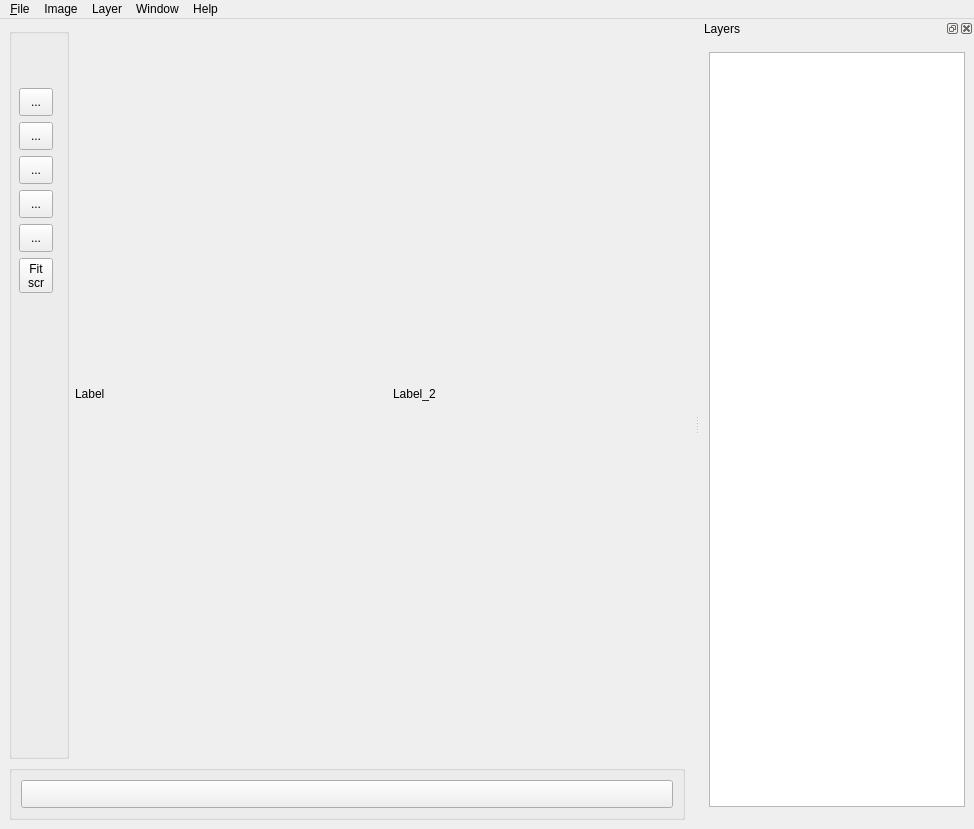
<?xml version="1.0" encoding="UTF-8"?>
<ui version="4.0">
 <class>MainWindow</class>
 <widget class="QMainWindow" name="MainWindow">
  <property name="geometry">
   <rect>
    <x>0</x>
    <y>0</y>
    <width>974</width>
    <height>829</height>
   </rect>
  </property>
  <property name="sizePolicy">
   <sizepolicy hsizetype="Preferred" vsizetype="Minimum">
    <horstretch>0</horstretch>
    <verstretch>0</verstretch>
   </sizepolicy>
  </property>
  <property name="windowTitle">
   <string>MainWindow</string>
  </property>
  <widget class="QWidget" name="centralwidget">
   <layout class="QVBoxLayout" name="verticalLayout">
    <item>
     <layout class="QHBoxLayout" name="horizontalLayout_2">
      <item>
       <widget class="QGroupBox" name="groupbox_btn">
        <property name="sizePolicy">
         <sizepolicy hsizetype="Minimum" vsizetype="Preferred">
          <horstretch>0</horstretch>
          <verstretch>0</verstretch>
         </sizepolicy>
        </property>
        <property name="minimumSize">
         <size>
          <width>60</width>
          <height>0</height>
         </size>
        </property>
        <property name="maximumSize">
         <size>
          <width>74</width>
          <height>16777215</height>
         </size>
        </property>
        <property name="title">
         <string/>
        </property>
        <property name="alignment">
         <set>Qt::AlignLeading|Qt::AlignLeft|Qt::AlignVCenter</set>
        </property>
        <widget class="QWidget" name="">
         <property name="geometry">
          <rect>
           <x>10</x>
           <y>60</y>
           <width>34</width>
           <height>205</height>
          </rect>
         </property>
         <layout class="QVBoxLayout" name="verticalLayout_3">
          <property name="sizeConstraint">
           <enum>QLayout::SetDefaultConstraint</enum>
          </property>
          <item>
           <widget class="QToolButton" name="toolButton_2">
            <property name="sizePolicy">
             <sizepolicy hsizetype="Preferred" vsizetype="Preferred">
              <horstretch>0</horstretch>
              <verstretch>0</verstretch>
             </sizepolicy>
            </property>
            <property name="toolTip">
             <string>Color Picker</string>
            </property>
            <property name="accessibleName">
             <string>colorPicker</string>
            </property>
            <property name="text">
             <string>...</string>
            </property>
            <property name="icon">
             <iconset resource="resources.qrc">
              <normaloff>:/images/resources/Eyedropper-icon.png</normaloff>:/images/resources/Eyedropper-icon.png</iconset>
            </property>
            <property name="checkable">
             <bool>true</bool>
            </property>
            <property name="autoExclusive">
             <bool>true</bool>
            </property>
           </widget>
          </item>
          <item>
           <widget class="QToolButton" name="drawFG">
            <property name="sizePolicy">
             <sizepolicy hsizetype="Preferred" vsizetype="Preferred">
              <horstretch>0</horstretch>
              <verstretch>0</verstretch>
             </sizepolicy>
            </property>
            <property name="toolTip">
             <string>Draw FG</string>
            </property>
            <property name="accessibleName">
             <string>drawFG</string>
            </property>
            <property name="text">
             <string>...</string>
            </property>
            <property name="icon">
             <iconset resource="resources.qrc">
              <normaloff>:/images/resources/new-document-file-paper-pen-writing-icone-6977-48.png</normaloff>:/images/resources/new-document-file-paper-pen-writing-icone-6977-48.png</iconset>
            </property>
            <property name="checkable">
             <bool>true</bool>
            </property>
            <property name="autoExclusive">
             <bool>true</bool>
            </property>
           </widget>
          </item>
          <item>
           <widget class="QToolButton" name="drawBG">
            <property name="sizePolicy">
             <sizepolicy hsizetype="Preferred" vsizetype="Preferred">
              <horstretch>0</horstretch>
              <verstretch>0</verstretch>
             </sizepolicy>
            </property>
            <property name="toolTip">
             <string>Draw BG</string>
            </property>
            <property name="accessibleName">
             <string>drawBG</string>
            </property>
            <property name="text">
             <string>...</string>
            </property>
            <property name="icon">
             <iconset resource="resources.qrc">
              <normaloff>:/images/resources/document-change-record-a-pen-to-write-text-icone-5220-48.png</normaloff>:/images/resources/document-change-record-a-pen-to-write-text-icone-5220-48.png</iconset>
            </property>
            <property name="checkable">
             <bool>true</bool>
            </property>
            <property name="autoExclusive">
             <bool>true</bool>
            </property>
           </widget>
          </item>
          <item>
           <widget class="QToolButton" name="rectangle">
            <property name="sizePolicy">
             <sizepolicy hsizetype="Preferred" vsizetype="Preferred">
              <horstretch>0</horstretch>
              <verstretch>0</verstretch>
             </sizepolicy>
            </property>
            <property name="toolTip">
             <string>Marquee</string>
            </property>
            <property name="whatsThis">
             <string>marquee</string>
            </property>
            <property name="accessibleName">
             <string>rectangle</string>
            </property>
            <property name="text">
             <string>...</string>
            </property>
            <property name="icon">
             <iconset resource="resources.qrc">
              <normaloff>:/images/resources/rectangle-icone-3783-48.png</normaloff>:/images/resources/rectangle-icone-3783-48.png</iconset>
            </property>
            <property name="checkable">
             <bool>true</bool>
            </property>
            <property name="autoExclusive">
             <bool>true</bool>
            </property>
           </widget>
          </item>
          <item>
           <widget class="QToolButton" name="toolButton_6">
            <property name="sizePolicy">
             <sizepolicy hsizetype="Preferred" vsizetype="Preferred">
              <horstretch>0</horstretch>
              <verstretch>0</verstretch>
             </sizepolicy>
            </property>
            <property name="toolTip">
             <string>Drag</string>
            </property>
            <property name="accessibleName">
             <string>drag</string>
            </property>
            <property name="text">
             <string>...</string>
            </property>
            <property name="icon">
             <iconset resource="resources.qrc">
              <normaloff>:/images/resources/1472056618_cursor_drag_arrow_2.png</normaloff>:/images/resources/1472056618_cursor_drag_arrow_2.png</iconset>
            </property>
            <property name="checkable">
             <bool>true</bool>
            </property>
            <property name="autoExclusive">
             <bool>true</bool>
            </property>
           </widget>
          </item>
          <item>
           <widget class="QToolButton" name="toolButton_3">
            <property name="sizePolicy">
             <sizepolicy hsizetype="Preferred" vsizetype="Preferred">
              <horstretch>0</horstretch>
              <verstretch>0</verstretch>
             </sizepolicy>
            </property>
            <property name="toolTip">
             <string>Fit screen</string>
            </property>
            <property name="text">
             <string>Fit
scr</string>
            </property>
            <property name="checkable">
             <bool>false</bool>
            </property>
           </widget>
          </item>
         </layout>
        </widget>
       </widget>
      </item>
      <item>
       <widget class="QLabel" name="label">
        <property name="sizePolicy">
         <sizepolicy hsizetype="Preferred" vsizetype="Preferred">
          <horstretch>3</horstretch>
          <verstretch>0</verstretch>
         </sizepolicy>
        </property>
        <property name="contextMenuPolicy">
         <enum>Qt::CustomContextMenu</enum>
        </property>
        <property name="frameShape">
         <enum>QFrame::NoFrame</enum>
        </property>
        <property name="text">
         <string>Label</string>
        </property>
        <property name="margin">
         <number>0</number>
        </property>
       </widget>
      </item>
      <item>
       <spacer name="verticalSpacer">
        <property name="orientation">
         <enum>Qt::Vertical</enum>
        </property>
        <property name="sizeHint" stdset="0">
         <size>
          <width>20</width>
          <height>40</height>
         </size>
        </property>
       </spacer>
      </item>
      <item>
       <widget class="QLabel" name="label_2">
        <property name="sizePolicy">
         <sizepolicy hsizetype="Preferred" vsizetype="Preferred">
          <horstretch>3</horstretch>
          <verstretch>0</verstretch>
         </sizepolicy>
        </property>
        <property name="text">
         <string>Label_2</string>
        </property>
       </widget>
      </item>
     </layout>
    </item>
    <item>
     <widget class="QGroupBox" name="groupBox">
      <property name="sizePolicy">
       <sizepolicy hsizetype="Preferred" vsizetype="Minimum">
        <horstretch>0</horstretch>
        <verstretch>0</verstretch>
       </sizepolicy>
      </property>
      <property name="title">
       <string/>
      </property>
      <layout class="QHBoxLayout" name="horizontalLayout">
       <item>
        <widget class="QPushButton" name="pushButton_2">
         <property name="minimumSize">
          <size>
           <width>93</width>
           <height>28</height>
          </size>
         </property>
         <property name="focusPolicy">
          <enum>Qt::WheelFocus</enum>
         </property>
         <property name="accessibleName">
          <string>Preview</string>
         </property>
         <property name="text">
          <string/>
         </property>
        </widget>
       </item>
      </layout>
     </widget>
    </item>
   </layout>
  </widget>
  <widget class="QMenuBar" name="menuBar">
   <property name="geometry">
    <rect>
     <x>0</x>
     <y>0</y>
     <width>974</width>
     <height>26</height>
    </rect>
   </property>
   <widget class="QMenu" name="menu_File">
    <property name="title">
     <string>&amp;File</string>
    </property>
    <widget class="QMenu" name="menuOpen_recent">
     <property name="title">
      <string>Open recent</string>
     </property>
     <addaction name="actionSub"/>
    </widget>
    <widget class="QMenu" name="menuOpen_hald">
     <property name="title">
      <string>Open Hald Image</string>
     </property>
     <addaction name="actionHald_from_file"/>
     <addaction name="actionHald_identity"/>
    </widget>
    <addaction name="actionOpen"/>
    <addaction name="actionSave"/>
    <addaction name="menuOpen_recent"/>
    <addaction name="actionClose"/>
    <addaction name="separator"/>
    <addaction name="menuOpen_hald"/>
    <addaction name="actionSave_Hald_Cube"/>
   </widget>
   <widget class="QMenu" name="menuWindow">
    <property name="title">
     <string>Window</string>
    </property>
    <addaction name="actionShow_hide_right_window_3"/>
    <addaction name="separator"/>
    <addaction name="actionDiaporama"/>
   </widget>
   <widget class="QMenu" name="menuImage">
    <property name="title">
     <string>Image</string>
    </property>
    <widget class="QMenu" name="menuColor_settings">
     <property name="title">
      <string>Color settings</string>
     </property>
     <widget class="QMenu" name="menuAssign_profile">
      <property name="title">
       <string>Assign profile</string>
      </property>
      <addaction name="actionProfile_1"/>
     </widget>
     <addaction name="menuAssign_profile"/>
     <addaction name="actionColor_manage"/>
     <addaction name="actionWorking_profile"/>
    </widget>
    <widget class="QMenu" name="menuRating">
     <property name="title">
      <string>Rating</string>
     </property>
     <addaction name="action0"/>
     <addaction name="action1"/>
     <addaction name="action2"/>
     <addaction name="action3"/>
     <addaction name="action4"/>
     <addaction name="action5"/>
    </widget>
    <addaction name="menuColor_settings"/>
    <addaction name="actionImage_info"/>
    <addaction name="actionSnap"/>
    <addaction name="menuRating"/>
   </widget>
   <widget class="QMenu" name="menuLayer">
    <property name="title">
     <string>Layer</string>
    </property>
    <widget class="QMenu" name="menuNew_adjustment_layer">
     <property name="title">
      <string>New adjustment layer</string>
     </property>
     <addaction name="actionBrightness_Contrast"/>
     <addaction name="actionCurves_HSpB"/>
     <addaction name="actionCurves_Lab"/>
     <addaction name="actionFilter"/>
     <addaction name="separator"/>
     <addaction name="action3D_LUT_HSB"/>
     <addaction name="action3D_LUT"/>
     <addaction name="actionColor_Temperature"/>
    </widget>
    <addaction name="menuNew_adjustment_layer"/>
    <addaction name="actionNew_segmentation_layer"/>
    <addaction name="actionSave_Layer_Stack"/>
    <addaction name="actionLoad_Layer_Stack"/>
    <addaction name="actionLoad_3D_LUT"/>
    <addaction name="actionSave_Layer_Stack_as_LUT_Cube"/>
   </widget>
   <widget class="QMenu" name="menuHelp">
    <property name="title">
     <string>Help</string>
    </property>
    <addaction name="actionBlue_help"/>
   </widget>
   <addaction name="menu_File"/>
   <addaction name="menuImage"/>
   <addaction name="menuLayer"/>
   <addaction name="menuWindow"/>
   <addaction name="menuHelp"/>
  </widget>
  <widget class="QDockWidget" name="dockWidget">
   <property name="minimumSize">
    <size>
     <width>213</width>
     <height>135</height>
    </size>
   </property>
   <property name="maximumSize">
    <size>
     <width>524287</width>
     <height>803</height>
    </size>
   </property>
   <property name="windowTitle">
    <string>Layers</string>
   </property>
   <attribute name="dockWidgetArea">
    <number>2</number>
   </attribute>
   <widget class="QWidget" name="dockWidgetContents">
    <layout class="QVBoxLayout" name="verticalLayout_2">
     <item>
      <widget class="QLayerView" name="tableView">
       <property name="maximumSize">
        <size>
         <width>16777215</width>
         <height>755</height>
        </size>
       </property>
      </widget>
     </item>
    </layout>
   </widget>
  </widget>
  <action name="actionOpen">
   <property name="text">
    <string>Open</string>
   </property>
  </action>
  <action name="actionSave">
   <property name="enabled">
    <bool>false</bool>
   </property>
   <property name="text">
    <string>Save</string>
   </property>
  </action>
  <action name="actionSub">
   <property name="text">
    <string>sub</string>
   </property>
  </action>
  <action name="actionShow_hide_right_window_3">
   <property name="text">
    <string>show/hide right window</string>
   </property>
  </action>
  <action name="actionShow_hide_right_window">
   <property name="text">
    <string>show/hide right window</string>
   </property>
  </action>
  <action name="actionDiaporama">
   <property name="text">
    <string>diaporama</string>
   </property>
  </action>
  <action name="actionProfile_1">
   <property name="text">
    <string>profile_1</string>
   </property>
  </action>
  <action name="actionImage_info">
   <property name="text">
    <string>Image info</string>
   </property>
  </action>
  <action name="actionBrightness_Contrast">
   <property name="text">
    <string>Curves RGB</string>
   </property>
  </action>
  <action name="action3D_LUT">
   <property name="text">
    <string>3D LUT HSpB</string>
   </property>
  </action>
  <action name="actionColor_manage">
   <property name="checkable">
    <bool>true</bool>
   </property>
   <property name="checked">
    <bool>true</bool>
   </property>
   <property name="text">
    <string>Color manage</string>
   </property>
  </action>
  <action name="actionWorking_profile">
   <property name="text">
    <string>profile infos</string>
   </property>
  </action>
  <action name="actionSnap">
   <property name="text">
    <string>Snapshot</string>
   </property>
   <property name="shortcut">
    <string>Ctrl+S</string>
   </property>
  </action>
  <action name="action3D_LUT_HSB">
   <property name="text">
    <string>3D LUT HSB</string>
   </property>
  </action>
  <action name="actionColor_Temperature">
   <property name="text">
    <string>Color Temperature</string>
   </property>
  </action>
  <action name="actionNew_segmentation_layer">
   <property name="text">
    <string>New segmentation layer</string>
   </property>
  </action>
  <action name="actionBlue_help">
   <property name="text">
    <string>Help</string>
   </property>
   <property name="shortcut">
    <string>F1</string>
   </property>
  </action>
  <action name="actionClose">
   <property name="text">
    <string>Close</string>
   </property>
  </action>
  <action name="actionCurves_HSpB">
   <property name="text">
    <string>Curves HSpB</string>
   </property>
  </action>
  <action name="actionCurves_Lab">
   <property name="text">
    <string>Curves Lab</string>
   </property>
  </action>
  <action name="actionFilter">
   <property name="text">
    <string>Filter</string>
   </property>
  </action>
  <action name="actionSave_Layer_Stack">
   <property name="text">
    <string>Save Layer Stack</string>
   </property>
  </action>
  <action name="actionLoad_Layer_Stack">
   <property name="text">
    <string>Load Layer Stack</string>
   </property>
  </action>
  <action name="actionLoad_3D_LUT">
   <property name="text">
    <string>Load 3D LUT</string>
   </property>
  </action>
  <action name="actionHald_from_file">
   <property name="text">
    <string>from file</string>
   </property>
  </action>
  <action name="actionHald_identity">
   <property name="text">
    <string>identity</string>
   </property>
  </action>
  <action name="actionSave_Layer_Stack_as_LUT_Cube">
   <property name="text">
    <string>Save Layer Stack as LUT Cube</string>
   </property>
  </action>
  <action name="actionSave_Hald_Cube">
   <property name="enabled">
    <bool>false</bool>
   </property>
   <property name="text">
    <string>Save Hald as 3D LUT (.cube)</string>
   </property>
  </action>
  <action name="action0">
   <property name="text">
    <string>0</string>
   </property>
  </action>
  <action name="action1">
   <property name="text">
    <string>1</string>
   </property>
  </action>
  <action name="action2">
   <property name="text">
    <string>2</string>
   </property>
  </action>
  <action name="action3">
   <property name="text">
    <string>3</string>
   </property>
  </action>
  <action name="action4">
   <property name="text">
    <string>4</string>
   </property>
  </action>
  <action name="action5">
   <property name="text">
    <string>5</string>
   </property>
  </action>
 </widget>
 <customwidgets>
  <customwidget>
   <class>QLayerView</class>
   <extends>QTableView</extends>
   <header location="global">layerView</header>
  </customwidget>
 </customwidgets>
 <resources>
  <include location="resources.qrc"/>
 </resources>
 <connections/>
</ui>
